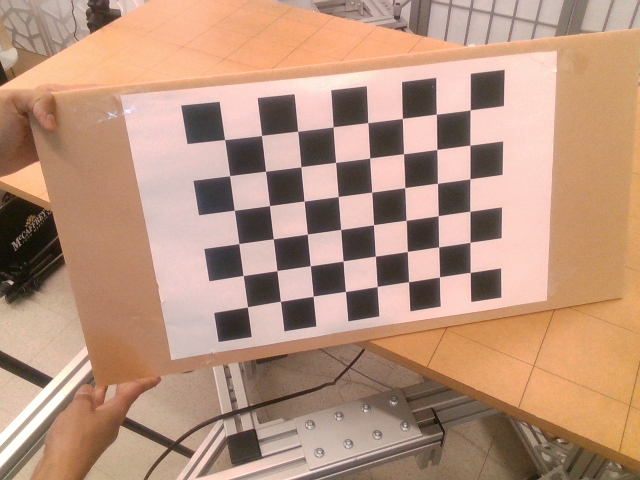
#> input picture camera_pose/get_intrinsics/image_00.png, 640 x 480 px; its folder holds only this picture in this run
$ python calibrate.py
#> lines starting #> are read from the running program, lines starting #| are printed output that depends on the picture; after the words box and inside, x2 and y2 are one past the last pixel; in counts of white or black regions, pixels touching at a corner belong together; long printed decimals are rounded
import cv2
import numpy as np
import glob

# Define the checkerboard pattern size (number of inner corners)
CHECKERBOARD = (6, 8)  # Internal corners (rows, cols)
square_size = 0.036 # meters

# Prepare 3D object points (0,0,0), (1,0,0), ..., like a flat grid
objp = np.zeros((CHECKERBOARD[0] * CHECKERBOARD[1], 3), np.float32)
objp[:, :2] = np.mgrid[0:CHECKERBOARD[0], 0:CHECKERBOARD[1]].T.reshape(-1, 2)
objp *= square_size

objpoints = []  # 3D points in real world
imgpoints = []  # 2D points in image plane

images = glob.glob("/home/lab/embodied_gaussians/camera_pose/get_intrinsics/*.png")
for fname in images:
    print('found image')
    img = cv2.imread(fname)
#> img is the input picture: shape (480, 640, 3); mean B, G, R 125.4, 147.4, 184.7
    gray = cv2.cvtColor(img, cv2.COLOR_BGR2GRAY)
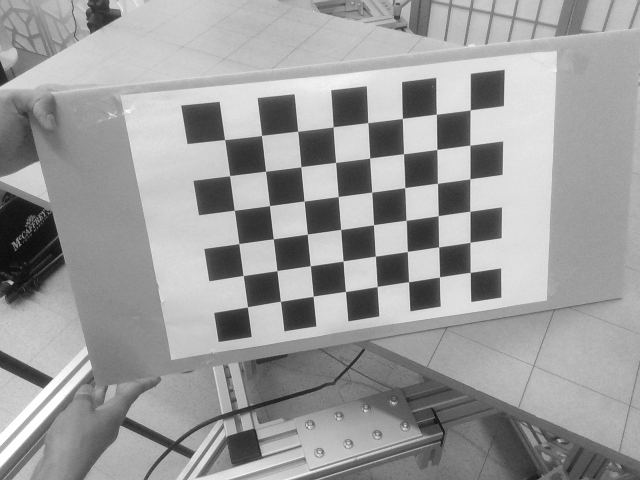
#> gray: shape (480, 640); min 10, max 254, mean 156
    print(gray.shape)  # From get_pose.py
#| (480, 640)

    # Find the checkerboard corners
    ret, corners = cv2.findChessboardCorners(gray, CHECKERBOARD, None)
#> ret = True; corners = 48 rows, first 8: [470.3, 109.9], [469.9, 145.2], [469.8, 178.7], [469.7, 211.3], [470, 242.5], [470.3, 272.4], [436.4, 114.3], [436.8, 149.5]

    if ret:
        objpoints.append(objp)
        corners2 = cv2.cornerSubPix(
            gray, corners, (11, 11), (-1, -1),
            criteria=(cv2.TERM_CRITERIA_EPS + cv2.TERM_CRITERIA_MAX_ITER, 30, 0.001)
        )
#> corners2 = 48 rows, first 8: [470.2, 109.9], [469.9, 145.1], [469.9, 178.8], [469.8, 211.2], [470, 242.3], [470.2, 272.3], [436.4, 114.2], [436.8, 149.5]
        imgpoints.append(corners2)

        # Optional: Draw and display the corners
        cv2.drawChessboardCorners(img, CHECKERBOARD, corners2, ret)
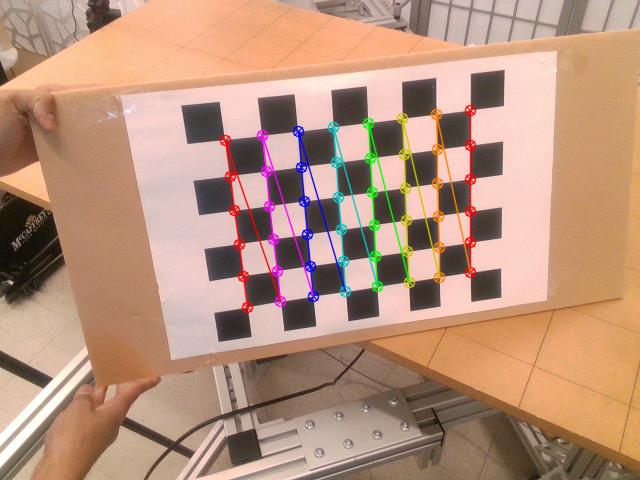
#> img: shape (480, 640, 3); 3.62% of pixels changed, all inside (x1, y1, x2, y2) = (219, 104, 477, 314)
        cv2.imshow("Corners", img)
        cv2.waitKey(100)

cv2.destroyAllWindows()

# Calibrate camera
ret, camera_matrix, dist_coeffs, rvecs, tvecs = cv2.calibrateCamera(
    objpoints, imgpoints, gray.shape[::-1], None, None
)
#> ret = 0.128; camera_matrix = [[786.1, 0, 302.6], [0, 748.1, 367.2], [0, 0, 1]]; dist_coeffs = [[0.0307, 0.345, 0.011, -0.000779, -0.19]]; rvecs = ([0.155, -0.475, 1.4],); tvecs = ([0.17, -0.275, 0.799],)

# After calibration
total_error = 0
for i in range(len(objpoints)):
    imgpoints2, _ = cv2.projectPoints(
        objpoints[i], rvecs[i], tvecs[i], camera_matrix, dist_coeffs
    )
    error = cv2.norm(imgpoints[i], imgpoints2, cv2.NORM_L2) / len(imgpoints2)
    total_error += error
#> this loop made 1 pass
#> (error, total_error) on pass 1: (0.0185, 0.0185)
#> after the loop, total_error = 0.0185

mean_error = total_error / len(objpoints)
#> mean_error = 0.0185
print(f"Mean reprojection error: {mean_error:.4f} pixels")
#| Mean reprojection error: 0.0185 pixels


print("Camera matrix:\n", camera_matrix)
#| Camera matrix:
#|  [[786.095   0.         302.634]
#|  [  0.         748.150 367.151]
#|  [  0.           0.           1.        ]]
print("Distortion coefficients:\n", dist_coeffs)
#| Distortion coefficients:
#|  [[ 0.03065   0.3445  0.01105 -0.0007787 -0.1902]]
print("Calibration image shape:", gray.shape)
#| Calibration image shape: (480, 640)

$ run again, on camera_pose/get_intrinsics/image_04.png
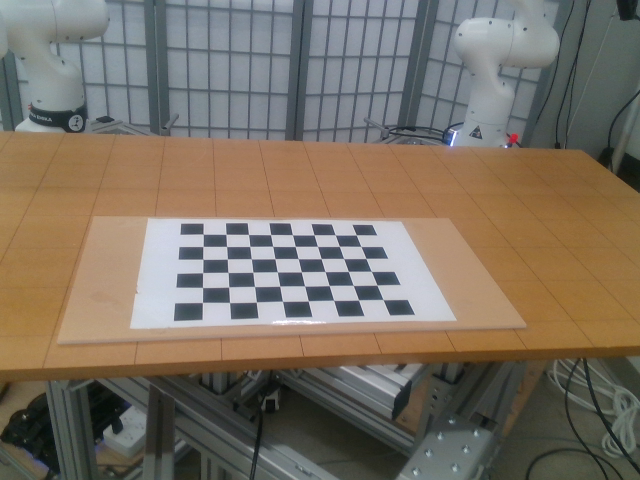
#> input picture camera_pose/get_intrinsics/image_04.png, 640 x 480 px
#> img is the input picture: shape (480, 640, 3); mean B, G, R 99.6, 112.4, 122.1
#> `gray = cv2.cvtColor(img, cv2.COLOR_BGR2GRAY)`:
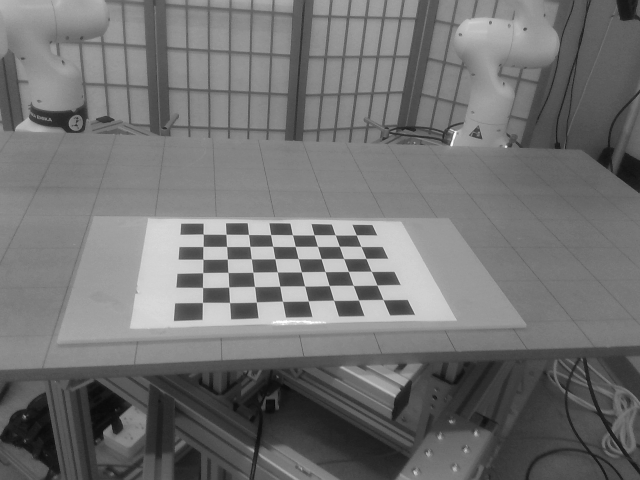
#> gray: shape (480, 640); min 6, max 254, mean 113.8
#| (480, 640)
#> `ret, corners = cv2.findChessboardCorners(gray, CHECKERBOARD, None)`: ret = True; corners = 48 rows, first 8: [356.3, 234.8], [360.8, 246.4], [365.9, 258.4], [371.4, 271.4], [376.9, 285.2], [382.9, 299.5], [335.1, 234.7], [339.4, 246.3]
#> corners2 = 48 rows, first 8: [354.4, 231.1], [358.6, 240.2], [363.6, 253.1], [371.3, 271.3], [377, 285.1], [383, 299.6], [337.3, 241.3], [337.3, 241.3]
#> `cv2.drawChessboardCorners(img, CHECKERBOARD, corners2, ret)`:
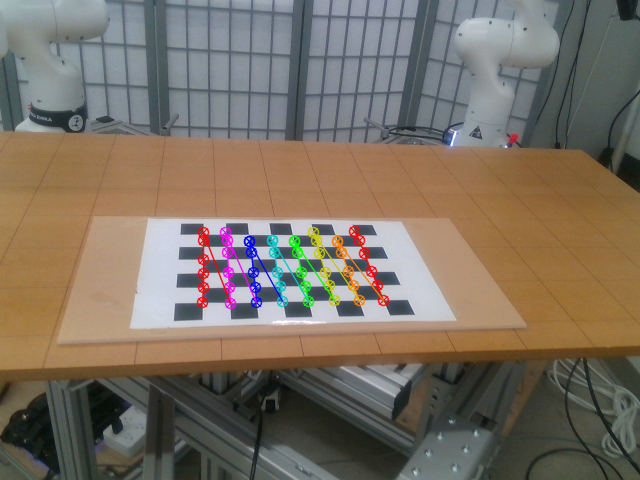
#> img: shape (480, 640, 3); 2.05% of pixels changed, all inside (x1, y1, x2, y2) = (196, 225, 390, 310)
#> `ret, camera_matrix, dist_coeffs, rvecs, tvecs = cv2.calibrateCamera( o..`: ret = 3.46; camera_matrix = [[470.8, 0, 310.7], [0, 406.7, 229.2], [0, 0, 1]]; dist_coeffs = [[3.81, -79, -0.000569, 0.0155, 489.1]]; rvecs = ([-0.862, 0.575, 1.36],); tvecs = ([0.0744, 0.00703, 0.842],)
#> the loop `for i in range(len(objpoints)):` made 1 pass
#> (error, total_error) on pass 1: (0.499, 0.499)
#> after the loop `for i in range(len(objpoints)):`: total_error = 0.499
#| Mean reprojection error: 0.4988 pixels
#| Camera matrix:
#|  [[470.837   0.         310.697]
#|  [  0.         406.655 229.245]
#|  [  0.           0.           1.        ]]
#| Distortion coefficients:
#|  [[ 3.81288753e+00 -7.90037875e+01 -5.68844655e-04  1.54544597e-02
#|    4.89071884e+02]]
#| Calibration image shape: (480, 640)

$ run again, on camera_pose/get_intrinsics/image_05.png
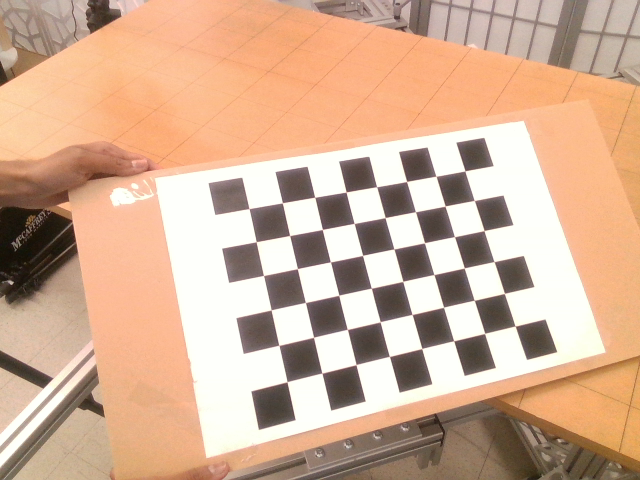
#> input picture camera_pose/get_intrinsics/image_05.png, 640 x 480 px
#> img is the input picture: shape (480, 640, 3); mean B, G, R 149.7, 174.7, 209.8
#> `gray = cv2.cvtColor(img, cv2.COLOR_BGR2GRAY)`:
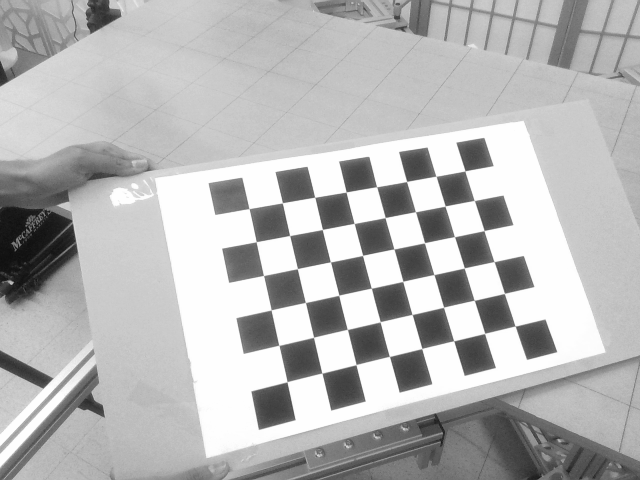
#> gray: shape (480, 640); min 13, max 255, mean 182.3
#| (480, 640)
#> `ret, corners = cv2.findChessboardCorners(gray, CHECKERBOARD, None)`: ret = True; corners = 48 rows, first 8: [465, 170.8], [474.3, 200.5], [484.1, 230.5], [494.1, 261.6], [504.5, 293.3], [515.1, 326], [436.1, 176.3], [445.2, 206]
#> corners2 = 48 rows, first 8: [465, 170.9], [474.3, 200.5], [484.1, 230.6], [494.1, 261.6], [504.4, 293.4], [515.1, 326], [435.9, 176.2], [445.2, 206.1]
#> `cv2.drawChessboardCorners(img, CHECKERBOARD, corners2, ret)`:
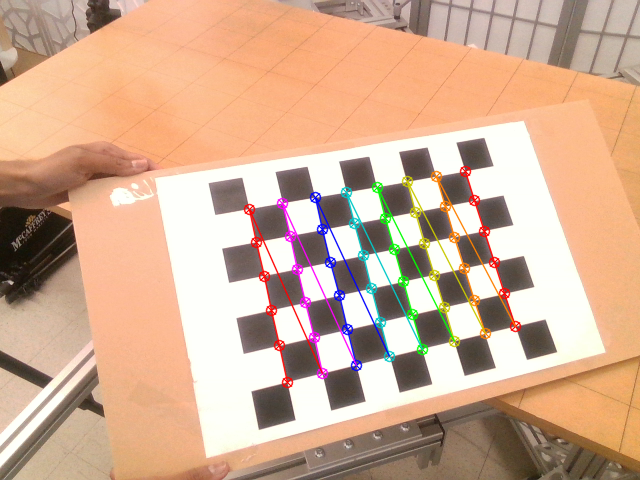
#> img: shape (480, 640, 3); 3.61% of pixels changed, all inside (x1, y1, x2, y2) = (243, 165, 522, 389)
#> `ret, camera_matrix, dist_coeffs, rvecs, tvecs = cv2.calibrateCamera( o..`: ret = 0.136; camera_matrix = [[411.5, 0, 267.7], [0, 406.1, 238.8], [0, 0, 1]]; dist_coeffs = [[-0.0788, 0.423, -0.00921, 0.0046, -0.528]]; rvecs = ([-0.27, 0.0322, 1.36],); tvecs = ([0.224, -0.0772, 0.472],)
#> the loop `for i in range(len(objpoints)):` made 1 pass
#> (error, total_error) on pass 1: (0.0196, 0.0196)
#> after the loop `for i in range(len(objpoints)):`: total_error = 0.0196
#| Mean reprojection error: 0.0196 pixels
#| Camera matrix:
#|  [[411.519   0.         267.660]
#|  [  0.         406.091 238.769]
#|  [  0.           0.           1.        ]]
#| Distortion coefficients:
#|  [[-0.07878  0.4234 -0.00921  0.004601 -0.5277]]
#| Calibration image shape: (480, 640)

$ run again, on camera_pose/get_intrinsics/image_06.png
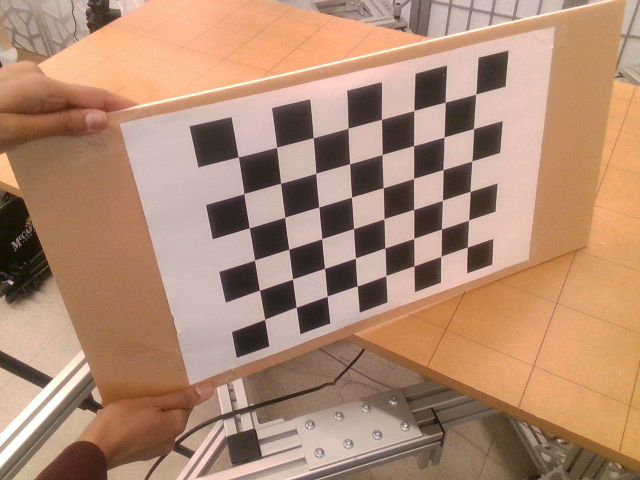
#> input picture camera_pose/get_intrinsics/image_06.png, 640 x 480 px
#> img is the input picture: shape (480, 640, 3); mean B, G, R 114.5, 138.9, 176.4
#> `gray = cv2.cvtColor(img, cv2.COLOR_BGR2GRAY)`:
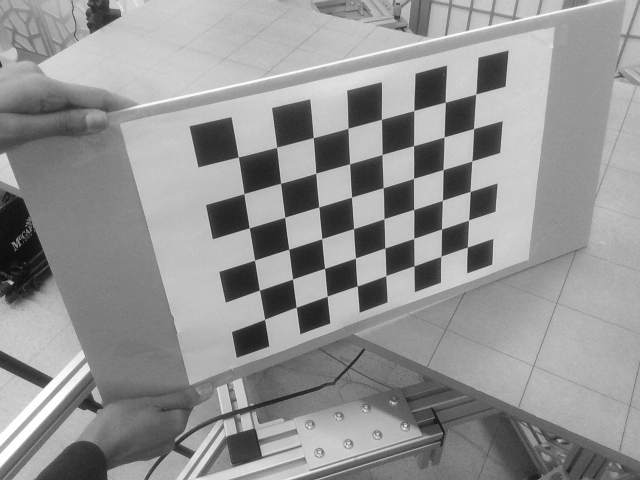
#> gray: shape (480, 640); min 10, max 254, mean 147.3
#| (480, 640)
#> `ret, corners = cv2.findChessboardCorners(gray, CHECKERBOARD, None)`: ret = True; corners = 48 rows, first 8: [475.8, 94.18], [473.4, 128.7], [471.8, 161], [470.2, 191.4], [468.5, 220.1], [467.5, 247], [445.4, 102], [444, 137]
#> corners2 = 48 rows, first 8: [475.8, 94.12], [473.5, 128.5], [471.8, 161], [470.1, 191.4], [468.6, 220], [467.4, 247], [445.3, 102.1], [444.1, 137]
#> `cv2.drawChessboardCorners(img, CHECKERBOARD, corners2, ret)`:
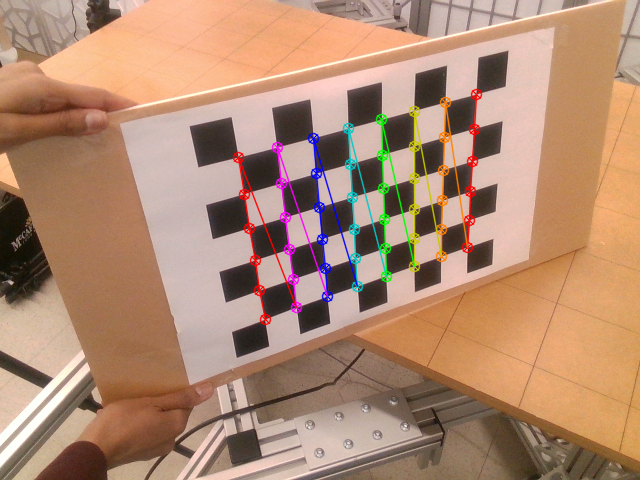
#> img: shape (480, 640, 3); 3.48% of pixels changed, all inside (x1, y1, x2, y2) = (232, 88, 483, 326)
#> `ret, camera_matrix, dist_coeffs, rvecs, tvecs = cv2.calibrateCamera( o..`: ret = 0.233; camera_matrix = [[690.7, 0, 316.5], [0, 644.4, 299], [0, 0, 1]]; dist_coeffs = [[-0.123, 1.74, -0.00203, 0.0135, -5.16]]; rvecs = ([0.0583, -0.775, 1.27],); tvecs = ([0.153, -0.212, 0.674],)
#> the loop `for i in range(len(objpoints)):` made 1 pass
#> (error, total_error) on pass 1: (0.0337, 0.0337)
#> after the loop `for i in range(len(objpoints)):`: total_error = 0.0337
#| Mean reprojection error: 0.0337 pixels
#| Camera matrix:
#|  [[690.711   0.         316.482]
#|  [  0.         644.434 298.968]
#|  [  0.           0.           1.        ]]
#| Distortion coefficients:
#|  [[-1.22864933e-01  1.74009566e+00 -2.02662048e-03  1.34681469e-02
#|   -5.15549717e+00]]
#| Calibration image shape: (480, 640)

$ run again, on camera_pose/get_intrinsics/image_01.png
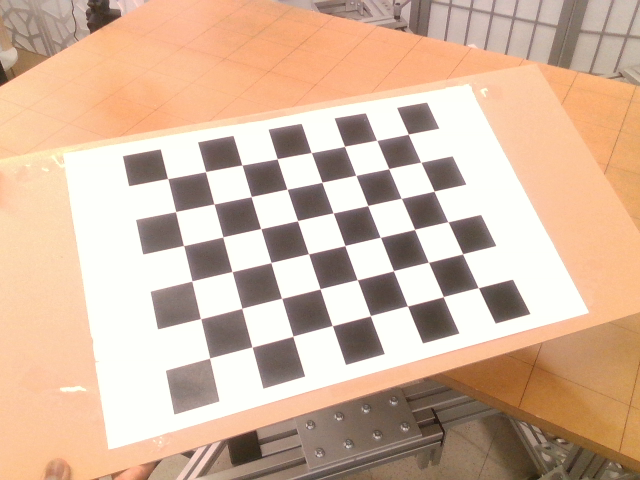
#> input picture camera_pose/get_intrinsics/image_01.png, 640 x 480 px
#> img is the input picture: shape (480, 640, 3); mean B, G, R 159.4, 182, 211.9
#> `gray = cv2.cvtColor(img, cv2.COLOR_BGR2GRAY)`:
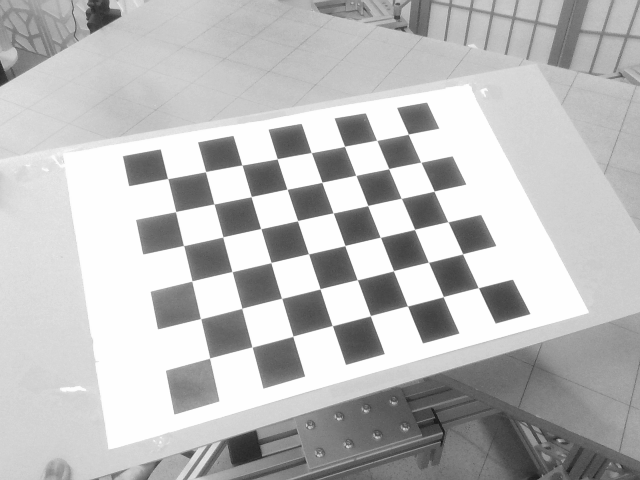
#> gray: shape (480, 640); min 21, max 255, mean 188.3
#| (480, 640)
#> `ret, corners = cv2.findChessboardCorners(gray, CHECKERBOARD, None)`: ret = True; corners = 48 rows, first 8: [408.3, 134.1], [420.8, 162.3], [434.1, 191.1], [448, 221.8], [462.6, 253.8], [478.4, 287.7], [376.7, 140.4], [388.7, 168.6]
#> corners2 = 48 rows, first 8: [408.4, 134.2], [420.8, 162.2], [434.2, 191.2], [447.9, 221.7], [462.7, 253.9], [478.3, 287.7], [376.7, 140.3], [388.7, 168.6]
#> `cv2.drawChessboardCorners(img, CHECKERBOARD, corners2, ret)`:
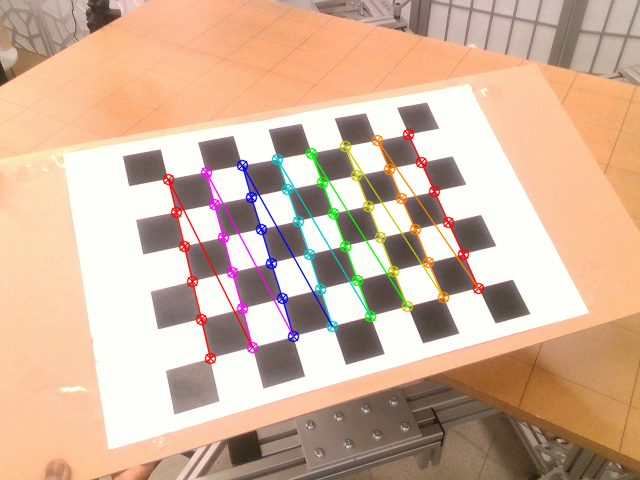
#> img: shape (480, 640, 3); 3.68% of pixels changed, all inside (x1, y1, x2, y2) = (162, 128, 485, 365)
#> `ret, camera_matrix, dist_coeffs, rvecs, tvecs = cv2.calibrateCamera( o..`: ret = 0.251; camera_matrix = [[538.4, 0, 315.5], [0, 540.7, 259.9], [0, 0, 1]]; dist_coeffs = [[0.211, -3.81, -0.00337, 0.00256, 26.65]]; rvecs = ([-0.456, 0.182, 1.27],); tvecs = ([0.0982, -0.132, 0.574],)
#> the loop `for i in range(len(objpoints)):` made 1 pass
#> (error, total_error) on pass 1: (0.0362, 0.0362)
#> after the loop `for i in range(len(objpoints)):`: total_error = 0.0362
#| Mean reprojection error: 0.0362 pixels
#| Camera matrix:
#|  [[538.387   0.         315.483]
#|  [  0.         540.730 259.885]
#|  [  0.           0.           1.        ]]
#| Distortion coefficients:
#|  [[ 2.11073854e-01 -3.80925211e+00 -3.36999654e-03  2.55784328e-03
#|    2.66528993e+01]]
#| Calibration image shape: (480, 640)
